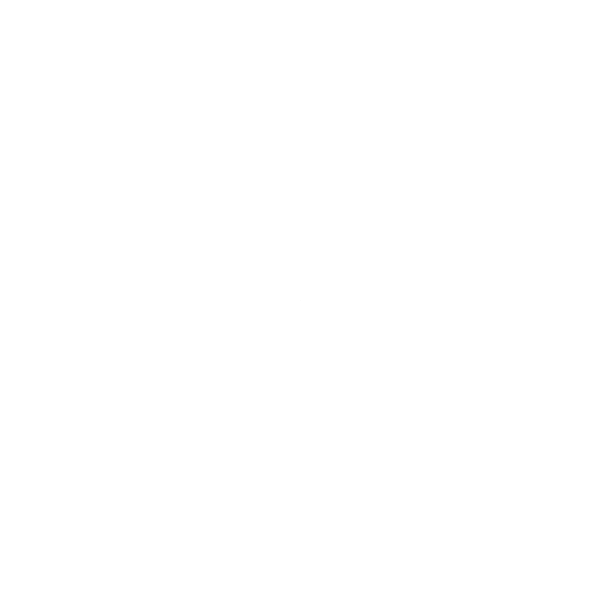
Frame 1 (no input)
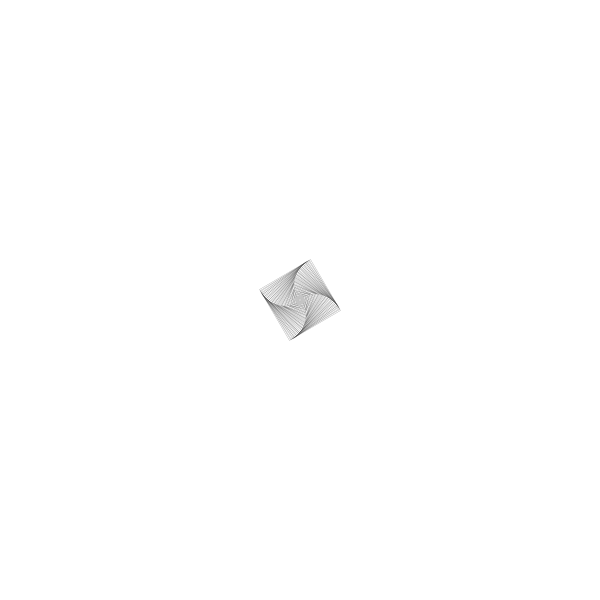
Frame 60 (the mouse pressed at the canvas centre just before this capture)
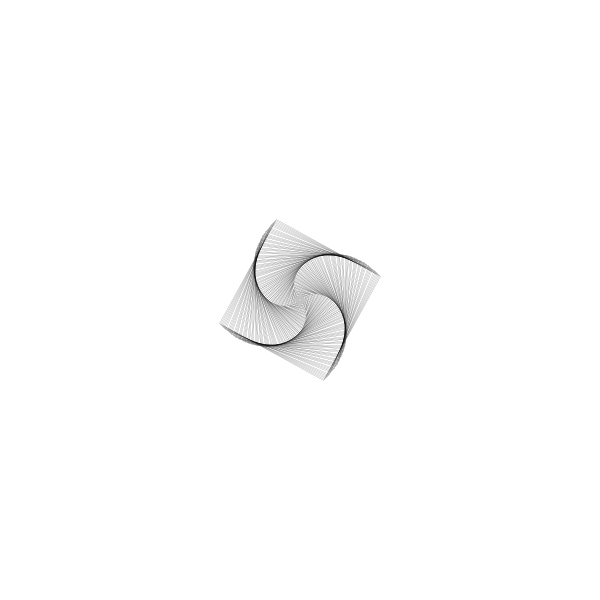
Frame 120 (the mouse held since frame 60 and released just before this capture)

The Processing sketch that drew these frames (run headless with seeded random() and noise(); from frame 60 on, the mouse is pressed at the canvas centre):

// Processing sketch: processing_164513
// ── processing_164513.pde

void setup(){
  size(600,600);
  background(255);
}
int i;
void draw(){
  translate(width/2,height/2);
  rotate(radians(i));
  stroke(0);
  strokeWeight(0.1);
  noFill();
  rectMode(CENTER);
  rect(0,0,i,i);
  i=i+1;

}
